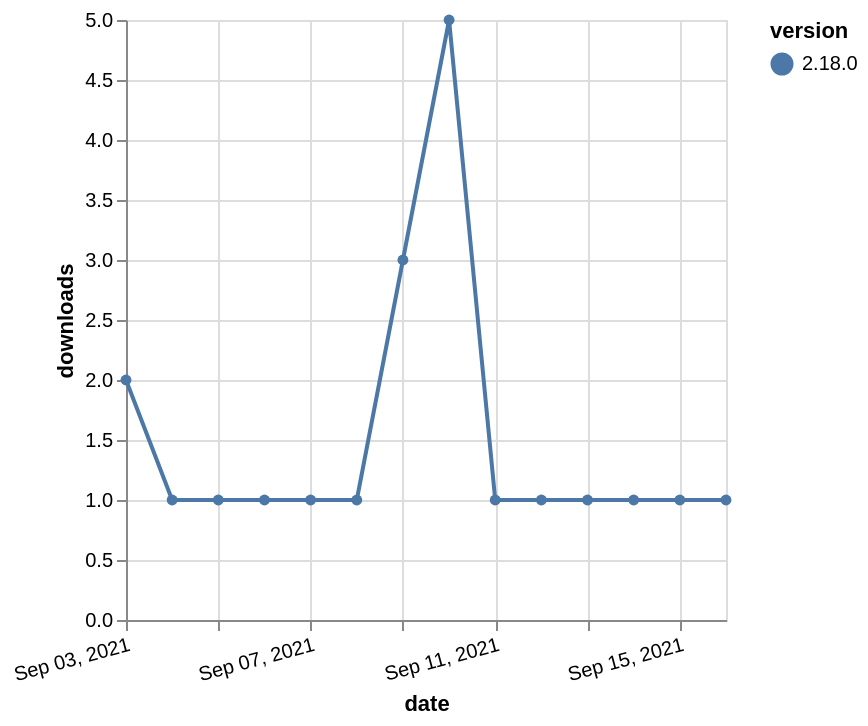

The specification (Vega-Lite) saved for this image:
### Vega-Lite specification from a JSON file in a GitHub repository (floating-point values rounded to 4 significant figures)
{"$schema": "https://vega.github.io/schema/vega-lite/v5.json", "description": "A simple bar chart with embedded data.", "data": {"values": [{"date": "2021-09-03", "total": 507, "delta": 2, "version": "2.18.0"}, {"date": "2021-09-04", "total": 508, "delta": 1, "version": "2.18.0"}, {"date": "2021-09-05", "total": 509, "delta": 1, "version": "2.18.0"}, {"date": "2021-09-06", "total": 510, "delta": 1, "version": "2.18.0"}, {"date": "2021-09-07", "total": 511, "delta": 1, "version": "2.18.0"}, {"date": "2021-09-08", "total": 512, "delta": 1, "version": "2.18.0"}, {"date": "2021-09-09", "total": 515, "delta": 3, "version": "2.18.0"}, {"date": "2021-09-10", "total": 520, "delta": 5, "version": "2.18.0"}, {"date": "2021-09-11", "total": 521, "delta": 1, "version": "2.18.0"}, {"date": "2021-09-12", "total": 522, "delta": 1, "version": "2.18.0"}, {"date": "2021-09-13", "total": 523, "delta": 1, "version": "2.18.0"}, {"date": "2021-09-14", "total": 524, "delta": 1, "version": "2.18.0"}, {"date": "2021-09-15", "total": 525, "delta": 1, "version": "2.18.0"}, {"date": "2021-09-16", "total": 526, "delta": 1, "version": "2.18.0"}]}, "width": "container", "mark": {"type": "line", "point": {"filled": true}}, "encoding": {"x": {"field": "date", "type": "temporal", "timeUnit": "yearmonthdate", "title": "date", "axis": {"labelAngle": -15}}, "y": {"field": "delta", "type": "quantitative", "title": "downloads"}, "color": {"field": "version", "type": "nominal"}, "tooltip": {"field": "delta"}}}
